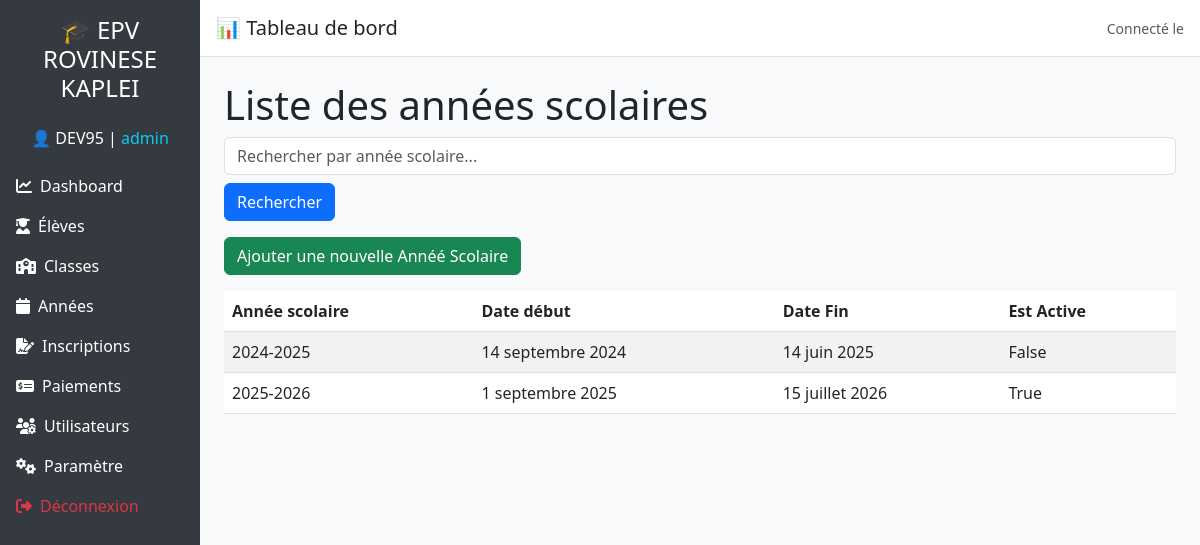
Page /core/annees/ (signed in) on the committed database.
### utilisateurs/models.py (models this page shows)
class Utilisateur(AbstractUser):
    ROLE_CHOICES = (
        ('admin', 'Administrateur'),
        ('caissier', 'Caissier'),
    )
    role = models.CharField(max_length=20, choices=ROLE_CHOICES, default='caissier')

### core/models.py (models this page shows, shortened)
class AnneeScolaire(models.Model):
    annee = models.CharField(max_length=9, unique=True)  # Exemple : "2024-2025"
    date_debut = models.DateField()
    date_fin = models.DateField()
    est_active = models.BooleanField(default=True)

### core/views.py (the view)
    def wrapper(request, *args, **kwargs):
        if request.user.is_authenticated and request.user.role == 'admin':
            return view_func(request, *args, **kwargs)
        return redirect('connexion')

### core/views.py (called while the page is built)
def admin_required(view_func):
    def wrapper(request, *args, **kwargs):
        if request.user.is_authenticated and request.user.role == 'admin':
            return view_func(request, *args, **kwargs)
        return redirect('connexion')
    return wrapper

@admin_required
@login_required
def liste_annees(request):
    query = request.GET.get('q', '')
    annees = AnneeScolaire.objects.all()
    if query:
        annees = annees.filter(
            Q(annee__contains=query) | Q(date_fin__contains=query)
        )
    return render(request, 'annee/liste_annee.html', {'annees': annees, 'query': query})

### core/templates/annee/liste_annee.html (shortened to what this page needs)
{% extends 'base.html' %}
{% block content %}
    <h1>Liste des années scolaires</h1>
    <form method="GET" action="{% url 'liste_annees' %}" class="mb-3">
        <input type="text" name="q" value="{{ query }}" placeholder="Rechercher par année scolaire..." class="form-control" />
        <button type="submit" class="btn btn-primary mt-2">Rechercher</button>
    </form>
    <a href="{% url 'ajout_annee' %}" class="btn btn-success mb-3">Ajouter une nouvelle Annéé Scolaire</a>
    <table class="table table-striped">
        <thead>
            <tr>
                <th>Année scolaire</th>
                <th>Date début</th>
                <th>Date Fin</th>
                <th>Est Active</th>
            </tr>
        </thead>
        <tbody>
            {% for annee in annees %}
                <tr>
                    <td>{{ annee.annee }}</td>
                    <td>{{ annee.date_debut }}</td>
                    <td>{{ annee.date_fin }}</td>
                    <td>{{ annee.est_active }}</td>
                </tr>
            {% endfor %}
        </tbody>
    </table>
{% endblock %}

### templates/base.html (shortened to what this page needs)
<!DOCTYPE html>
<html lang="fr">
<head>
  <link href="https://cdn.jsdelivr.net/npm/bootstrap@5.3.0/dist/css/bootstrap.min.css" rel="stylesheet">
  <link href="https://cdnjs.cloudflare.com/ajax/libs/font-awesome/6.4.0/css/all.min.css" rel="stylesheet">
</head>
<body>
{% if user.is_authenticated %}
<div class="d-flex">
  <nav class="sidebar d-flex flex-column p-3 text-white col-md-3 col-lg-2">
    <h4 class="text-center mb-4">🎓 EPV ROVINESE KAPLEI</h4>
    <p class="text-center">👤 {{ user.username | upper }} | <span class="text-info">{{ user.role }}</span></p>
    {% if user.role == 'admin' %}
      <a href="{% url 'dashboard' %}" class="py-2 d-block"><i class="fas fa-chart-line me-2"></i>Dashboard</a>
      <a href="{% url 'liste_eleves' %}" class="py-2 d-block"><i class="fas fa-user-graduate me-2"></i>Élèves</a>
      <a href="{% url 'liste_classes' %}" class="py-2 d-block"><i class="fas fa-school me-2"></i>Classes</a>
      <a href="{% url 'liste_annees' %}" class="py-2 d-block"><i class="fas fa-calendar me-2"></i>Années</a>
      <a href="{% url 'inscription_form' %}" class="py-2 d-block"><i class="fas fa-file-signature me-2"></i>Inscriptions</a>
      <a href="{% url 'paiement_list' %}" class="py-2 d-block"><i class="fas fa-money-check-alt me-2"></i>Paiements</a>
      <a href="{% url "liste_utilisateurs" %}" class="py-2 d-block"><i class="fas fa-users-cog me-2"></i>Utilisateurs</a>
      <a href="/admin/" class="py-2 d-block"><i class="fas fa-cogs me-2"></i>Paramètre</a>
      <a href="{% url 'deconnexion' %}" class="py-2 d-block text-danger"><i class="fas fa-sign-out-alt me-2"></i>Déconnexion</a>
    {% endif %}
  </nav>
  <div class="flex-grow-1">
    <div class="topbar d-flex justify-content-between align-items-center">
      <h5 class="mb-0">📊 Tableau de bord</h5>
      <span class="text-muted small">Connecté le {{ now|date:"d/m/Y H:i" }}</span>
    </div>
    <div class="p-4">
      {% block content %}{% endblock %}
    </div>
  </div>
</div>
{% endif %}
</body>
</html>

### templates/base.html (style rules this page uses)
body { font-family: 'Segoe UI', sans-serif; background-color: #f8f9fa; }
.sidebar { height: 100vh; background-color: #343a40; }
.sidebar a { color: #ffffff; text-decoration: none; }
.topbar { background-color: #ffffff; padding: 1rem; border-bottom: 1px solid #dee2e6; }

### rows in the picture
Utilisateur: username "DEV95", role "admin"
AnneeScolaire: annee "2024-2025", date_debut "14 septembre 2024", date_fin "14 juin 2025", est_active "False"
AnneeScolaire: annee "2025-2026", date_debut "1 septembre 2025", date_fin "15 juillet 2026", est_active "True"
